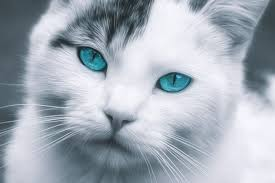
#> input picture DRONE/chap-8/cat.jpg, 275 x 183 px
$ python 'OpenCV HSV.py'
#> lines starting #> are read from the running program, lines starting #| are printed output that depends on the picture
import cv2
import numpy as np
import cv2

# 이미지 파일을 읽어온다
img = cv2.imread('cat.jpg')
#> img is the input picture: shape (183, 275, 3); mean B, G, R 184.1, 174, 165.3

cv2.imshow('original', img)

# 채도 낮추기
saturationScale = 0.01

# 이미지의 색상 공간을 변환하는 데 사용
# 이 함수를 사용하여 이미지를 다양한 색상 공간으로 변환
# 기본 BGR의 컬러를. GRAY COLOR_BGR2GRAY, COLOR_GRAY2BGR COLOR_RGB2GRAY, COLOR_GRAY2RGB
hsvImage = cv2.cvtColor(img , cv2.COLOR_BGR2HSV)
#> hsvImage: shape (183, 275, 3); mean H, S, V 109.5, 32.6, 184.1

# HSV 이미지를 float32 형태로 변환
hsvImage = np.float32(hsvImage)
#> hsvImage: shape (183, 275, 3) float32; mean H, S, V 109.5, 32.6, 184.1

# 채널로 분리하는 함수  ( 다차원일 경우 사용)
H, S, V = cv2.split(hsvImage)    # 분리됨
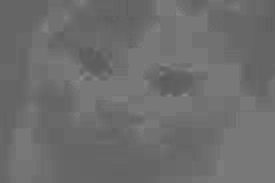
#> H: shape (183, 275) float32; min 89, max 141, mean 109.5
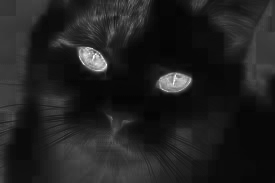
#> S: shape (183, 275) float32; min 5, max 255, mean 32.6
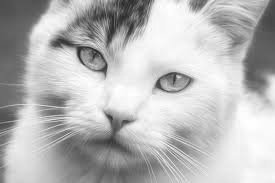
#> V: shape (183, 275) float32; min 37, max 255, mean 184.1

# 유용한함수. np.clip 함수 이용하면 0보다 작으면 0으로 맞추고,
# 255보다 크면 255로 맞추라 할수 있음
S = np.clip( S * saturationScale , 0,255 ) # 계산값, 최소값, 최대값

# 여기서는 saturation값만 조정
# H,S,V 나눈 채널을 다시 합치는 함수
hsvImage = cv2.merge( [ H,S,V ] )
#> hsvImage: shape (183, 275, 3) float32; mean H, S, V 109.5, 0.3, 184.1

# 위에서 float으로 작업했으로, 다시 uint8로 변경해야함
hsvImage = np.uint8(hsvImage)
#> hsvImage: shape (183, 275, 3); mean H, S, V 109.5, 0, 184.1

# BGR로 다시 변경해야 , 우리가 눈으로 확인 가능
imgBgr = cv2.cvtColor(hsvImage, cv2.COLOR_HSV2BGR)
cv2.imshow('dst', imgBgr)

cv2.waitKey()
cv2.destroyAllWindows()

$ run again, with DRONE/chap-8/apple.jpg copied over DRONE/chap-8/cat.jpg
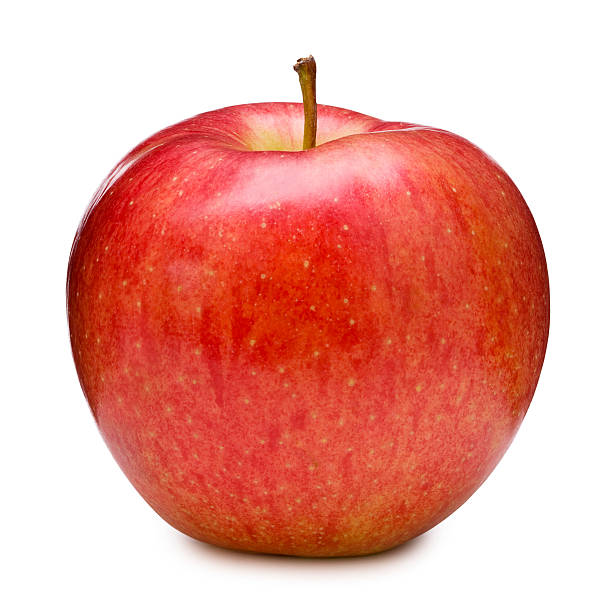
#> input picture DRONE/chap-8/apple.jpg, 612 x 612 px
#> img is the input picture: shape (612, 612, 3); mean B, G, R 157.2, 167.1, 234.1
#> `H, S, V = cv2.split(hsvImage)`:
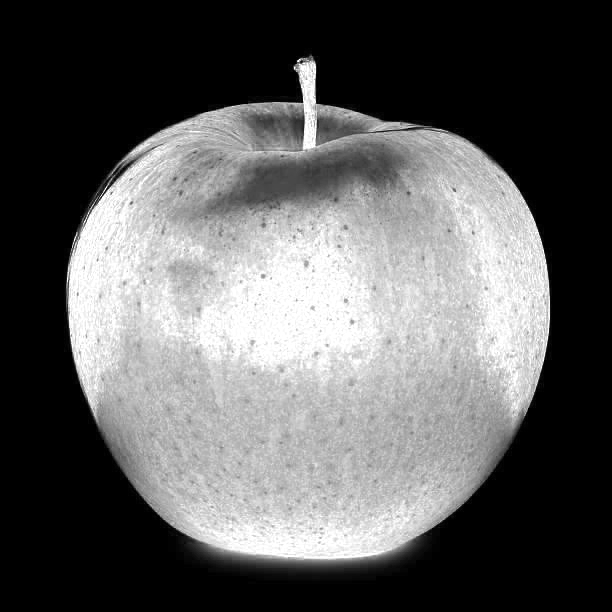
#> S: shape (612, 612) float32; min 0, max 255, mean 94
#> `H, S, V = cv2.split(hsvImage)`:
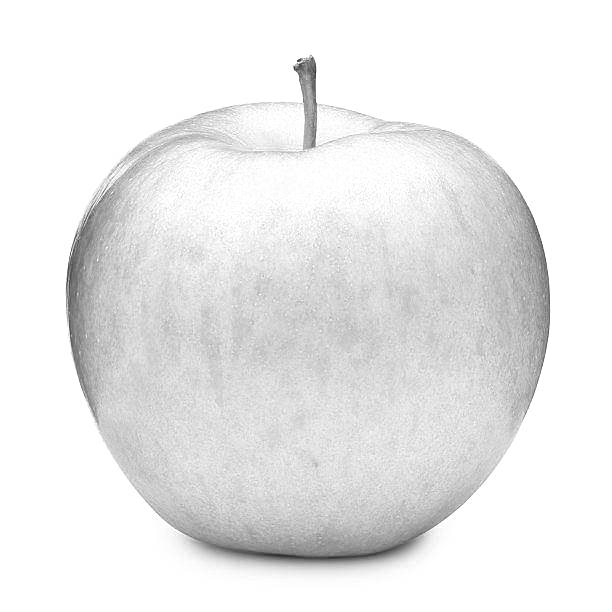
#> V: shape (612, 612) float32; min 42, max 255, mean 234.2
